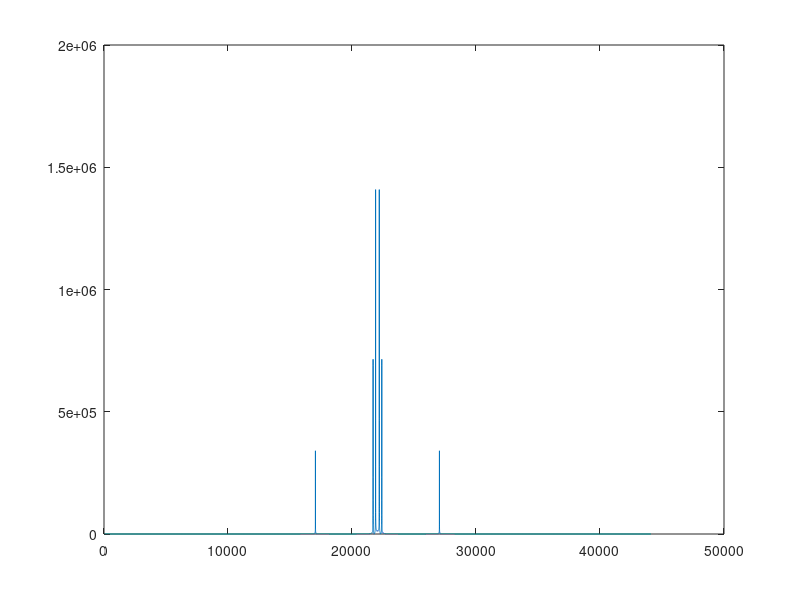
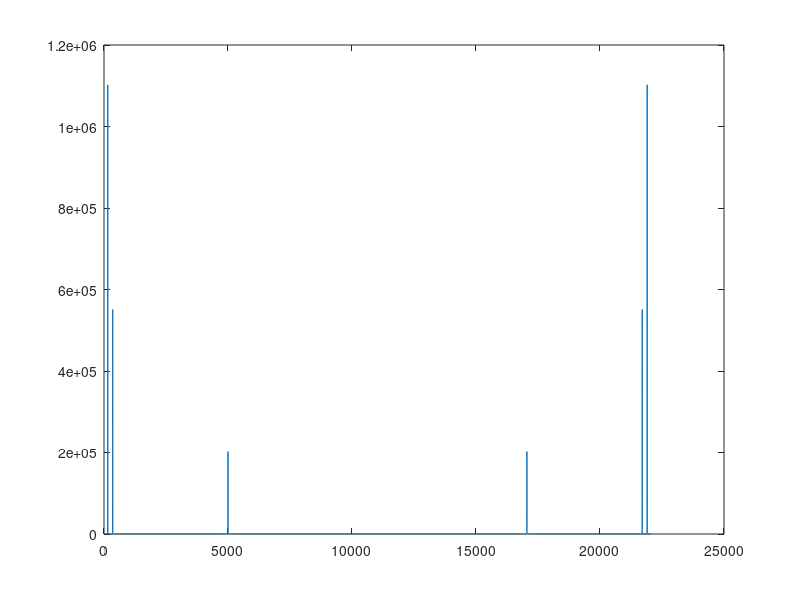

MATLAB code to generate these figures, in order:
t = @(tmax,fs) - 0:1/fs:tmax;
t = t(1,44100);
sin_150 = 100*sin(2*pi*150*t);
sin_350 = 50*sin(2*pi*350*t);
sin_5000 = 20*sin(2*pi*5000*t);
k = sin_150+sin_350+sin_5000;
x = fft(k);

fl = 22050;
x_mod = k.*exp(i*2*pi*fl*t);
figure(1)
plot(abs(fft(x_mod)))
x_d = x_mod(1:2:end);
figure(2)
plot(abs(fft(x_d)))